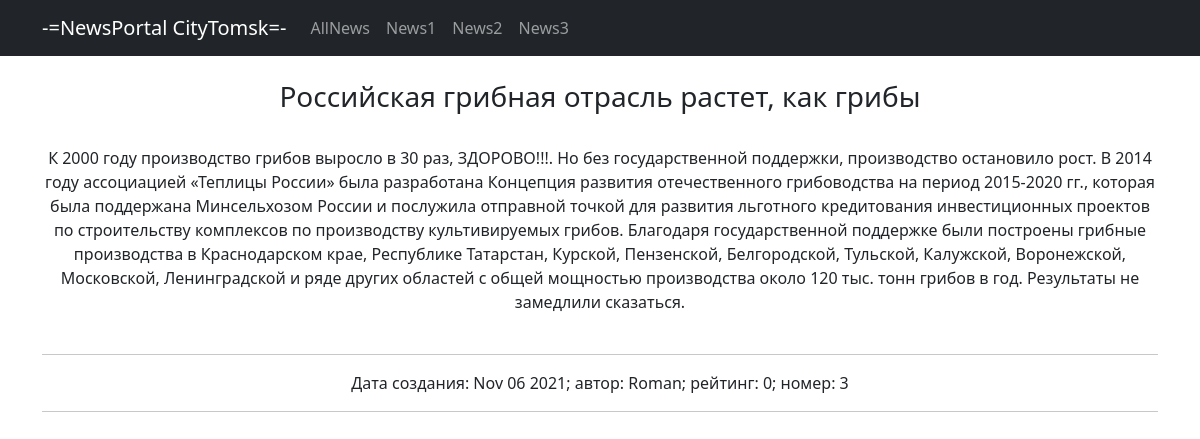
Screenshot of /news/3 with the database file from the repository.
### newapp/models.py (models this page shows, shortened)
class Post(models.Model):
    author = models.ForeignKey(Author, on_delete=models.CASCADE)
    NEWS = 'NW'
    ARTICLE = 'AR'
    CATEGORY_CHOICES = (
        (NEWS, 'Новость'),
        (ARTICLE, 'Статья'),
    )
    categoryType = models.CharField(max_length=2, choices=CATEGORY_CHOICES, default=ARTICLE)
    dateCreation = models.DateTimeField(auto_now_add=True)
    postCategory = models.ManyToManyField(Category, through='postCategory')
    title = models.CharField(max_length=128)
    text = models.TextField()
    rating = models.SmallIntegerField(default=0)
    def __str__(self):
        return f'{self.title}'

class Author(models.Model):
    authorUser = models.OneToOneField(User, on_delete=models.CASCADE)
    ratingAuthor = models.SmallIntegerField(default=0)
    def __str__(self):
        return f'{self.authorUser}'

### newapp/views.py (the view)
# urls.py: path('<int:pk>', PostsDetail.as_view()),  # pk — это первичный ключ товара, который будет выводиться
class PostsDetail(DetailView):
    model = Post  # модель всё та же, но мы хотим получать детали конкретно отдельного товара
    template_name = 'post.html'  # название шаблона будет product.html
    context_object_name = 'post'  # название объекта

### newapp/templatetags/custom_filters.py (called while the page is built)
@register.filter(name='Censor')
def Censor(value, arg):
    value = value.replace("жесть", "ЗДОРОВО")
    value = value.replace("афигенно", "ЗДОРОВО")
    value = value.replace("круто", "ЗДОРОВО")
    return value

### newapp/templates/post.html (shortened to what this page needs)
{% extends 'flatpages/default.html' %}
{% load custom_filters %}
{% block content %}
<br>
<h3>{{ post }}</h3>
<br>
{{ post.text | Censor:"" }}
<br>
<br>
<hr>
Дата создания: {{ post.dateCreation | date:'M d Y' }}; автор: {{ post.author }}; рейтинг: {{ post.rating }}; номер: {{ post.id }}
<br>
<hr>
{% endblock content %}

### rows the page displays
Post: title "Российская грибная отрасль растет, как грибы", text|Censor "К 2000 году производство грибов выросло в 30 раз, ЗДОРОВО!!!. Но без государственной поддержки, производство остановило рост. В 2014 году ассоциацией «Теплицы России» была разработана Концепция развития отечественного грибоводства на период 2015-2020 гг., которая была поддержана Минсельхозом России и послужила отправной точкой для развития льготного кредитования инвестиционных проектов по строительству комплексов по производству культивируемых грибов. Благодаря государственной поддержке были построены грибные производства в Краснодарском крае, Республике Татарстан, Курской, Пензенской, Белгородской, Тульской, Калужской, Воронежской, Московской, Ленинградской и ряде других областей c общей…", dateCreation "Nov 06 2021", author "Roman", rating "0", id "3"
